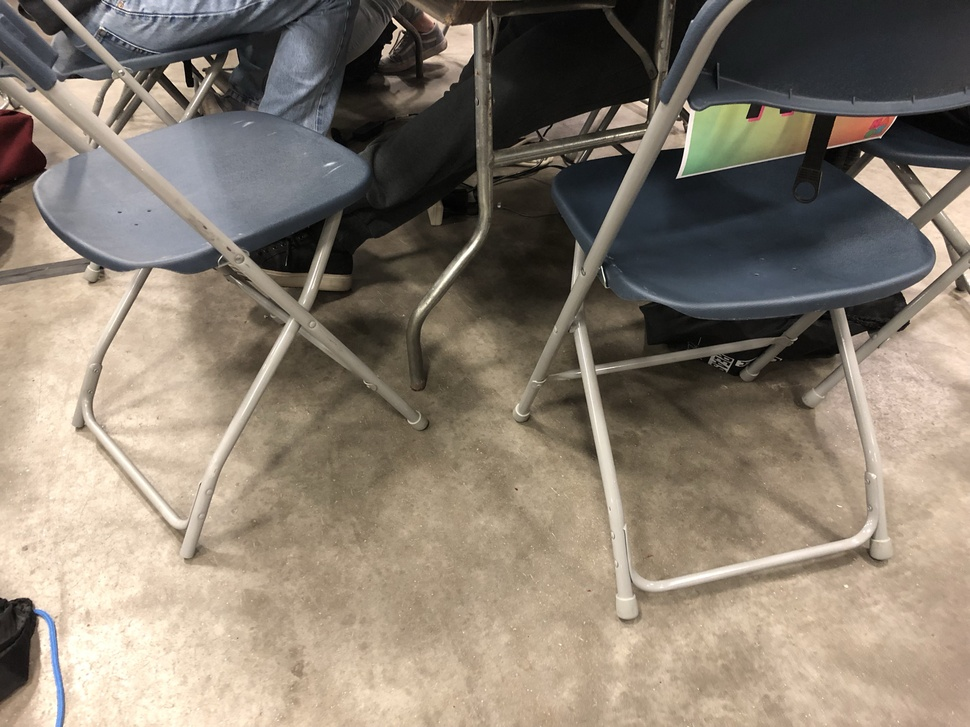
#> input picture test_images/IMG_0035.jpg, 970 x 727 px, shrunk from 4032 x 3024 before the run
$ python test.py   (Python 2 division)
#> lines starting #> are read from the running program, lines starting #| are printed output that depends on the picture
### match.py
import cv2
import config

class Matcher:
    """
    Creates an image matcher object that can determine
    whether two images match using SURF features.
    """
    def __init__(self):
        self.flann = cv2.FlannBasedMatcher(config.INDEX_PARAMS, config.SEARCH_PARAMS)

    # [6 lines left out: function find_matches, not called in this run]

    """
    Returns the number of good matches if it is over
    the cutoff threshold, otherwise returns None.
    """
    # [18 lines left out: function match, not called in this run]

### test.py
import cv2
from match import Matcher

if __name__ == "__main__":
    test_1 = cv2.imread("test_images/IMG_0035.jpg", 0)
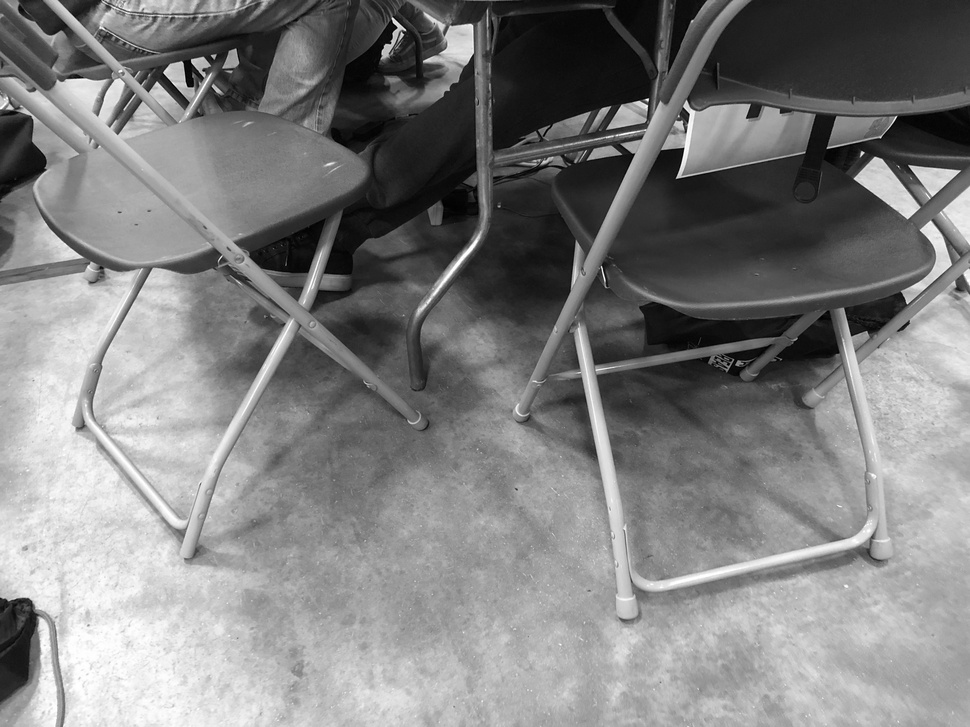
#> test_1: shape (727, 970); min 0, max 255, mean 127.3
    test_2 = cv2.imread("test_images/IMG_0038.jpg", 0)
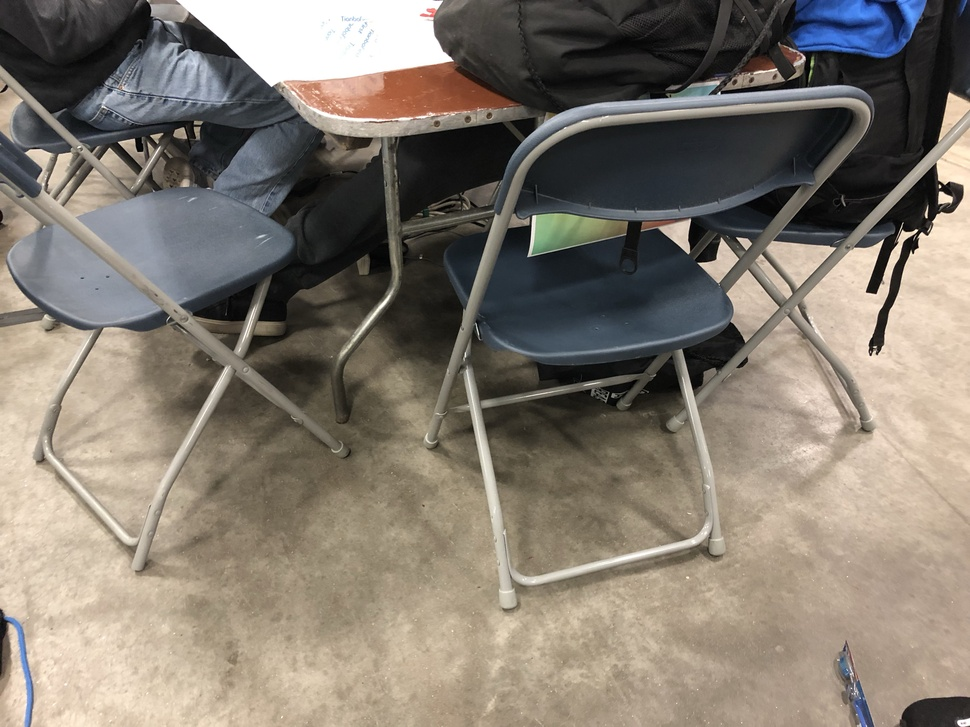
#> input picture test_images/IMG_0038.jpg, 970 x 727 px, shrunk from 4032 x 3024 before the run
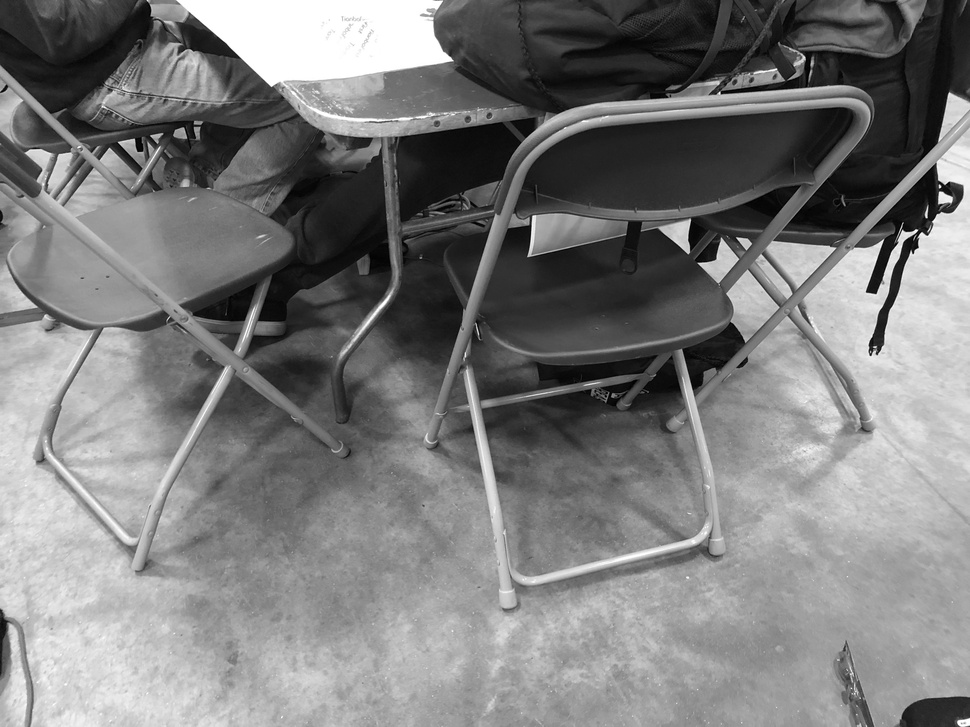
#> test_2: shape (727, 970); min 0, max 255, mean 123.7
    matcher = Matcher()
#> (the run stopped early here; a loop or call above may not have finished)
